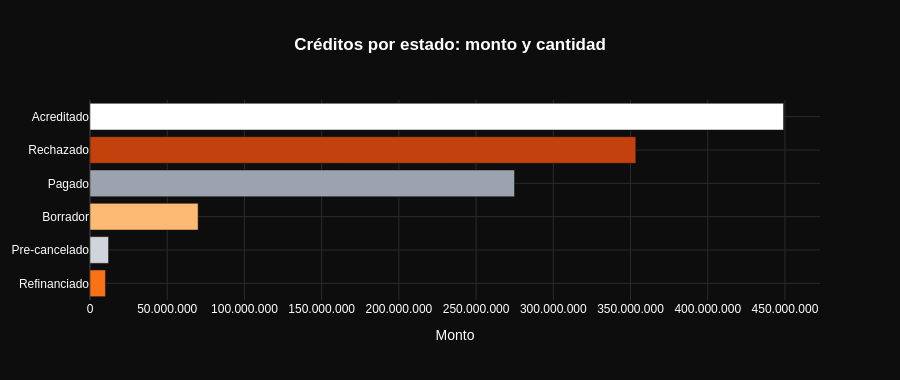

Notebook code for this chart:
### Code cell
orden_estado = credito_valido["Estado"].value_counts()
monto_estado = credito_valido.groupby("Estado")["Monto"].sum().reindex(orden_estado.index).sort_values()
cantidad_estado = orden_estado.reindex(monto_estado.index)

colores_estado = {
    "Acreditado": BLANCO, "Pagado": GRIS, "Refinanciado": NARANJA,
    "Pre-cancelado": GRIS_CLARO, "Borrador": NARANJA_CLARO, "Rechazado": NARANJA_OSCURO,
}
cols = [colores_estado.get(e, GRIS) for e in monto_estado.index]

fig = go.Figure(go.Bar(
    x=monto_estado.values, y=monto_estado.index, orientation="h", marker_color=cols,
    customdata=cantidad_estado.values,
    hovertemplate="<b>%{y}</b><br>Monto: %{x:,.0f}<br>Cantidad: %{customdata} créditos<extra></extra>",
))
tema_oscuro(fig, height=380, title=dict(text="Créditos por estado: monto y cantidad"))
fig.update_xaxes(title_text="Monto", tickformat=",.0f")
fig.show()

### Figure 1 — Plotly figure (JSON) as saved in the notebook; plotly's stock layout.template omitted (floating-point values rounded to 4 significant figures)
{"data": [{"customdata": [3, 3, 1, 29, 76, 77], "hovertemplate": "<b>%{y}</b><br>Monto: %{x:,.0f}<br>Cantidad: %{customdata} créditos<extra></extra>", "marker": {"color": ["#F97316", "#D1D5DB", "#FDBA74", "#9CA3AF", "#C2410C", "#FFFFFF"]}, "orientation": "h", "type": "bar", "x": [10000000.0, 12000000.0, 70000000.0, 274900000.0, 353400000.0, 449100000.0], "y": ["Refinanciado", "Pre-cancelado", "Borrador", "Pagado", "Rechazado", "Acreditado"]}], "layout": {"font": {"color": "#FFFFFF", "family": "Arial"}, "height": 380, "legend": {"bgcolor": "#0D0D0D", "font": {"color": "#FFFFFF"}}, "paper_bgcolor": "#0D0D0D", "plot_bgcolor": "#0D0D0D", "separators": ",.", "title": {"font": {"color": "#FFFFFF", "family": "Arial"}, "text": "<b>Créditos por estado: monto y cantidad</b>", "x": 0.5}, "xaxis": {"color": "#FFFFFF", "gridcolor": "#2B2B2B", "tickformat": ",.0f", "title": {"text": "Monto"}, "zerolinecolor": "#2B2B2B"}, "yaxis": {"color": "#FFFFFF", "gridcolor": "#2B2B2B", "zerolinecolor": "#2B2B2B"}}}
